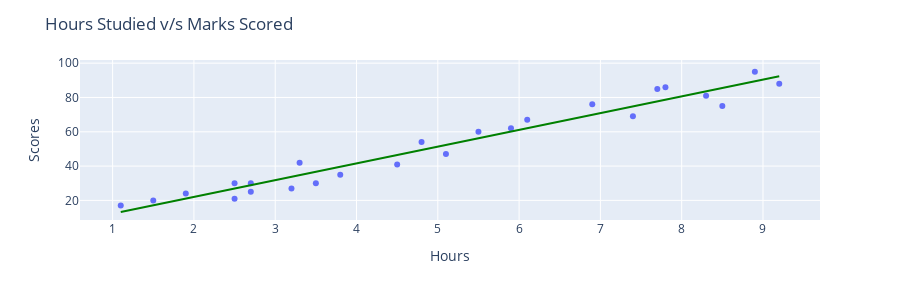

The code cell stored with this chart in its notebook:
### Code cell
fig = px.scatter(data,x="Hours", y="Scores",trendline='ols',trendline_color_override='green')
fig.update_layout(
    height=300,
    title_text='Hours Studied v/s Marks Scored'
)
fig.show()

### Figure 1 — Plotly figure (JSON) as saved in the notebook; plotly's stock layout.template omitted (floating-point values rounded to 4 significant figures)
{"data": [{"hovertemplate": "Hours=%{x}<br>Scores=%{y}<extra></extra>", "legendgroup": "", "marker": {"color": "#636efa", "symbol": "circle"}, "mode": "markers", "name": "", "orientation": "v", "showlegend": false, "type": "scatter", "x": [2.5, 5.1, 3.2, 8.5, 3.5, 1.5, 9.2, 5.5, 8.3, 2.7, 7.7, 5.9, 4.5, 3.3, 1.1, 8.9, 2.5, 1.9, 6.1, 7.4, 2.7, 4.8, 3.8, 6.9, 7.8], "xaxis": "x", "y": [21, 47, 27, 75, 30, 20, 88, 60, 81, 25, 85, 62, 41, 42, 17, 95, 30, 24, 67, 69, 30, 54, 35, 76, 86], "yaxis": "y"}, {"hovertemplate": "<b>OLS trendline</b><br>Scores = 9.7758 * Hours + 2.48367<br>R<sup>2</sup>=0.952948<br><br>Hours=%{x}<br>Scores=%{y} <b>(trend)</b><extra></extra>", "legendgroup": "", "line": {"color": "green"}, "marker": {"color": "#636efa", "symbol": "circle"}, "mode": "lines", "name": "", "showlegend": false, "type": "scatter", "x": [1.1, 1.5, 1.9, 2.5, 2.5, 2.7, 2.7, 3.2, 3.3, 3.5, 3.8, 4.5, 4.8, 5.1, 5.5, 5.9, 6.1, 6.9, 7.4, 7.7, 7.8, 8.3, 8.5, 8.9, 9.2], "xaxis": "x", "y": [13.24, 17.15, 21.06, 26.92, 26.92, 28.88, 28.88, 33.77, 34.74, 36.7, 39.63, 46.47, 49.41, 52.34, 56.25, 60.16, 62.12, 69.94, 74.82, 77.76, 78.73, 83.62, 85.58, 89.49, 92.42], "yaxis": "y"}], "layout": {"height": 300, "legend": {"tracegroupgap": 0}, "margin": {"t": 60}, "title": {"text": "Hours Studied v/s Marks Scored"}, "xaxis": {"anchor": "y", "domain": [0, 1], "title": {"text": "Hours"}}, "yaxis": {"anchor": "x", "domain": [0, 1], "title": {"text": "Scores"}}}}
